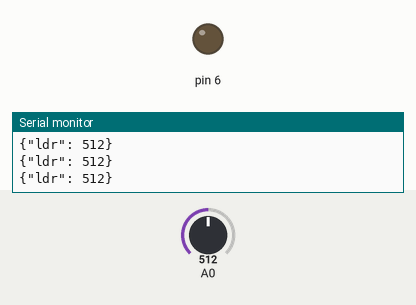
Recording of a sketch running on a simulated Arduino Uno, built with avr-gcc and run on an emulated ATmega328P. Shown: output pins drawn as LEDs (lit = HIGH), the last lines printed to the serial monitor. Inputs (shaded band) come from the test bench; at power-on: A0 = 512. Random numbers use the default seed unless the sketch sets one.

Above: at 1.3 s.
1.4 s: A0 set to 485
At 1.73 s:
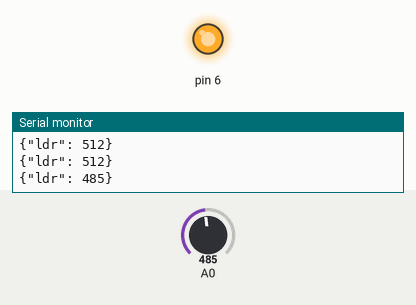
4.4 s: A0 set to 510
Timing chart, 0 to 7.4 s (numbered marks = the images above; inputs shaded):
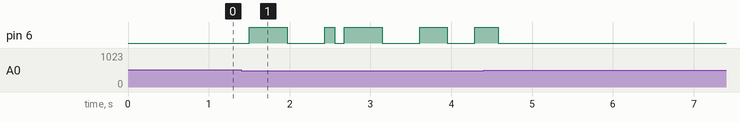

The sketch:

LDR.ino
```cpp
void setup() {
  Serial.begin(115200);
  pinMode(6, OUTPUT);
}

void loop() {
  int ldr_value = analogRead(A0);

  Serial.print("{\"ldr\": ");
  Serial.print(ldr_value);
  Serial.println("}");

  if (ldr_value < 500) {

    int delayTime = random(100, 501);
    digitalWrite(6, HIGH);
    delay(delayTime);
    digitalWrite(6, LOW);
    delay(delayTime);
  } else {
    // Als het licht is → LED uit
    digitalWrite(6, LOW);
    delay(500);
  }
}
```

Measured:
- the behaviour switches between 500 and 499 on A0 (found by bisection; images 0 and 1)
- after the input at 1.4 s, pin 6: LOW → HIGH after 0.10 s, → LOW 0.47 s later, → HIGH 0.47 s later, → LOW 0.12 s later, … (9 changes in this stretch)
